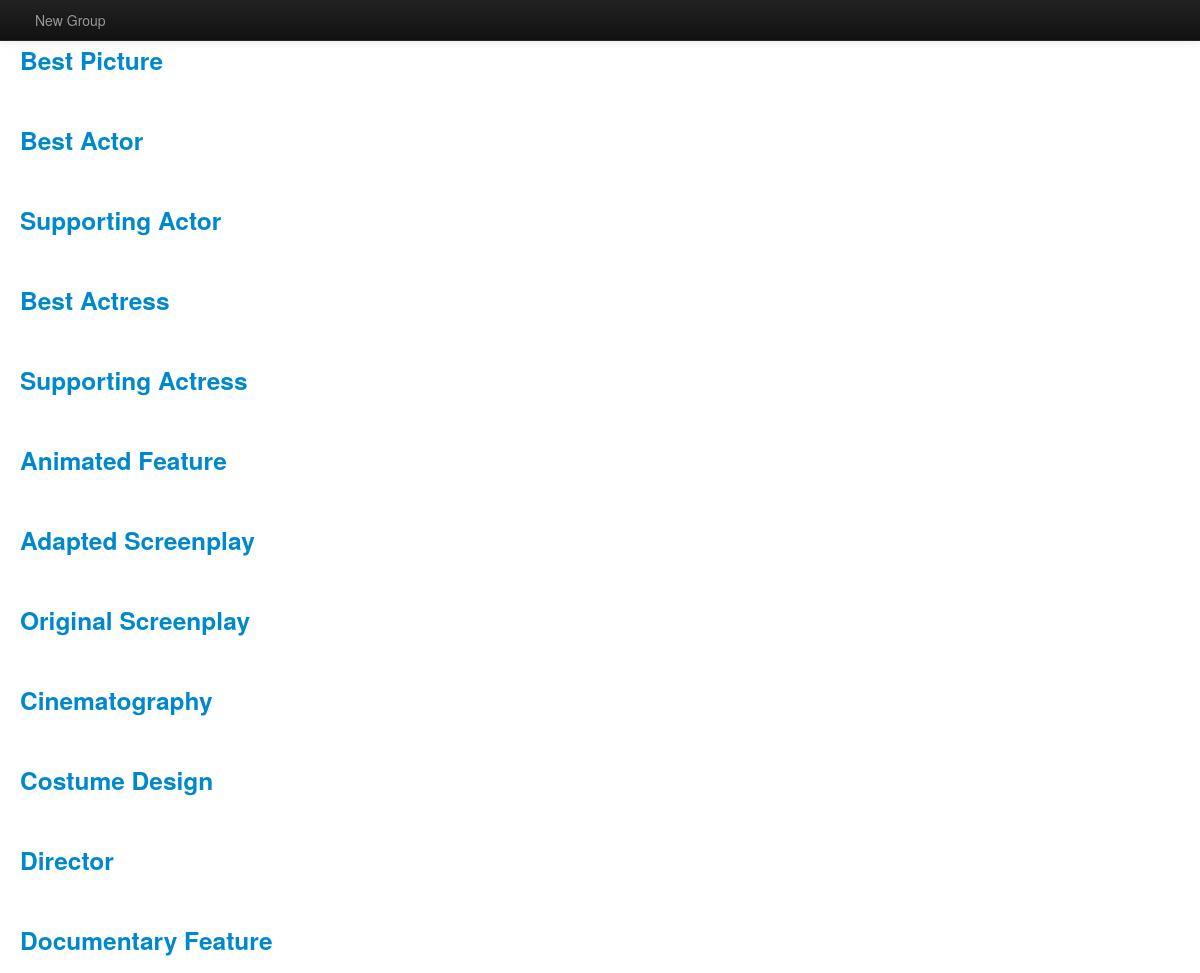
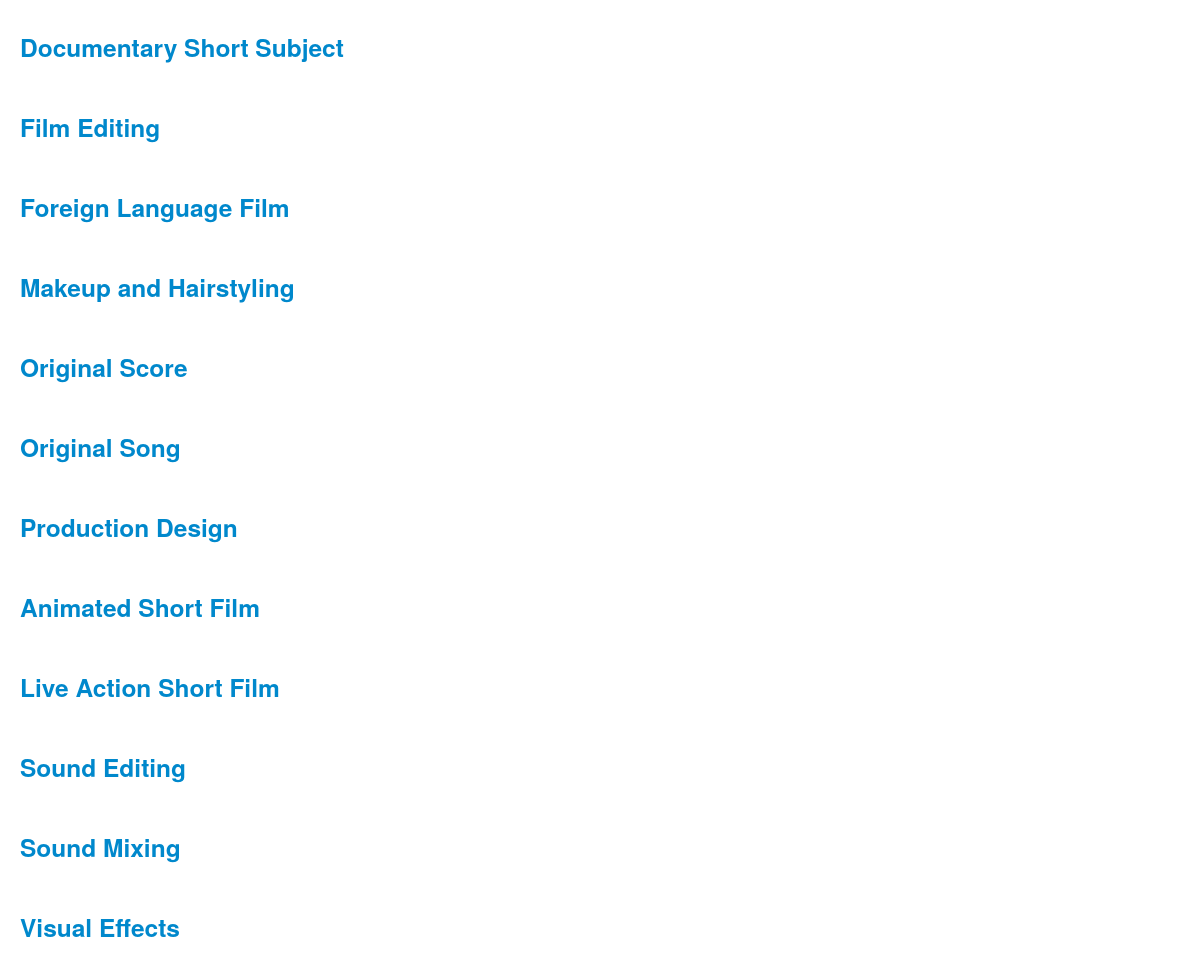
/admin, run on an earlier commit of the app's database (2 pictures, top to bottom).
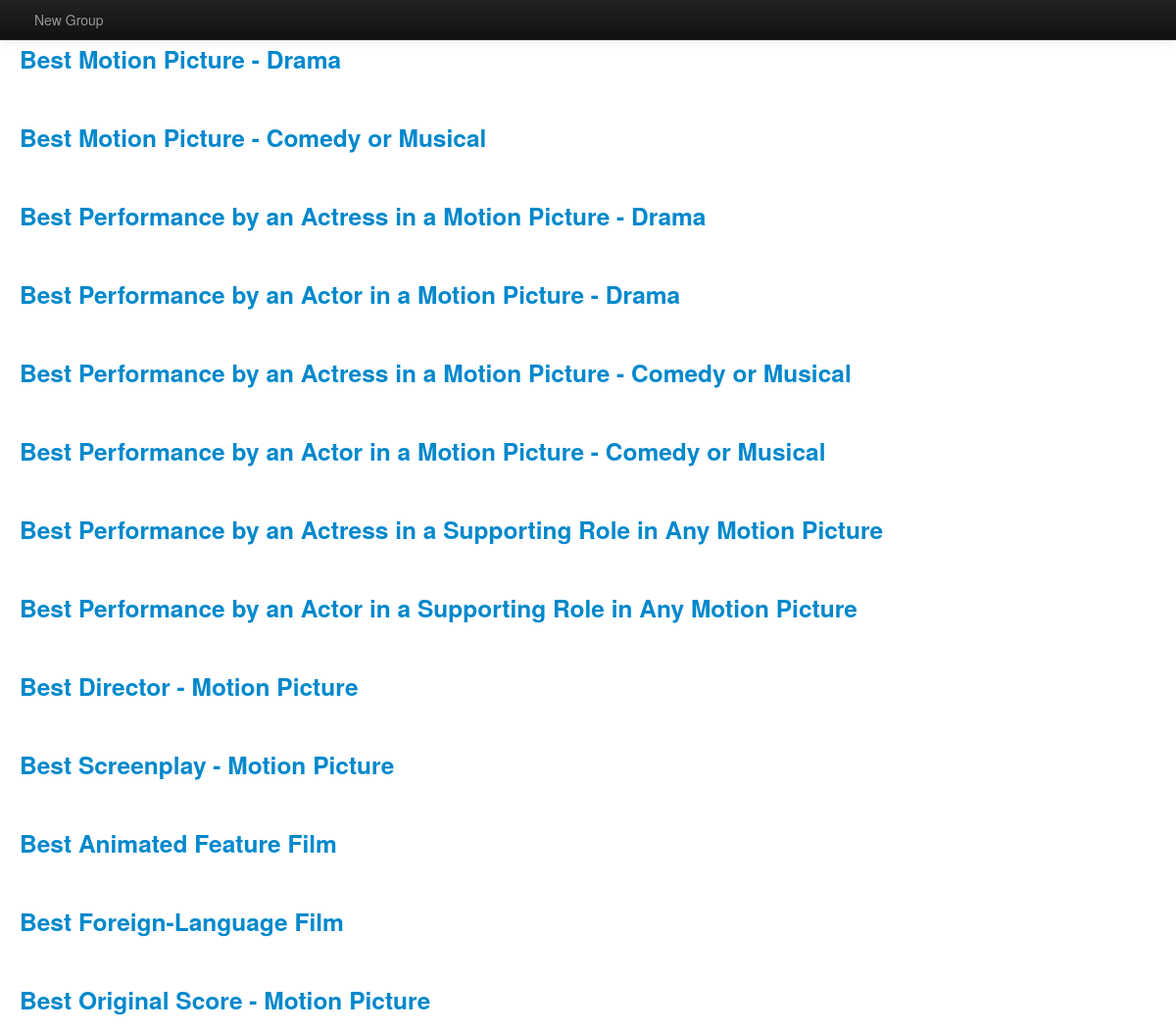
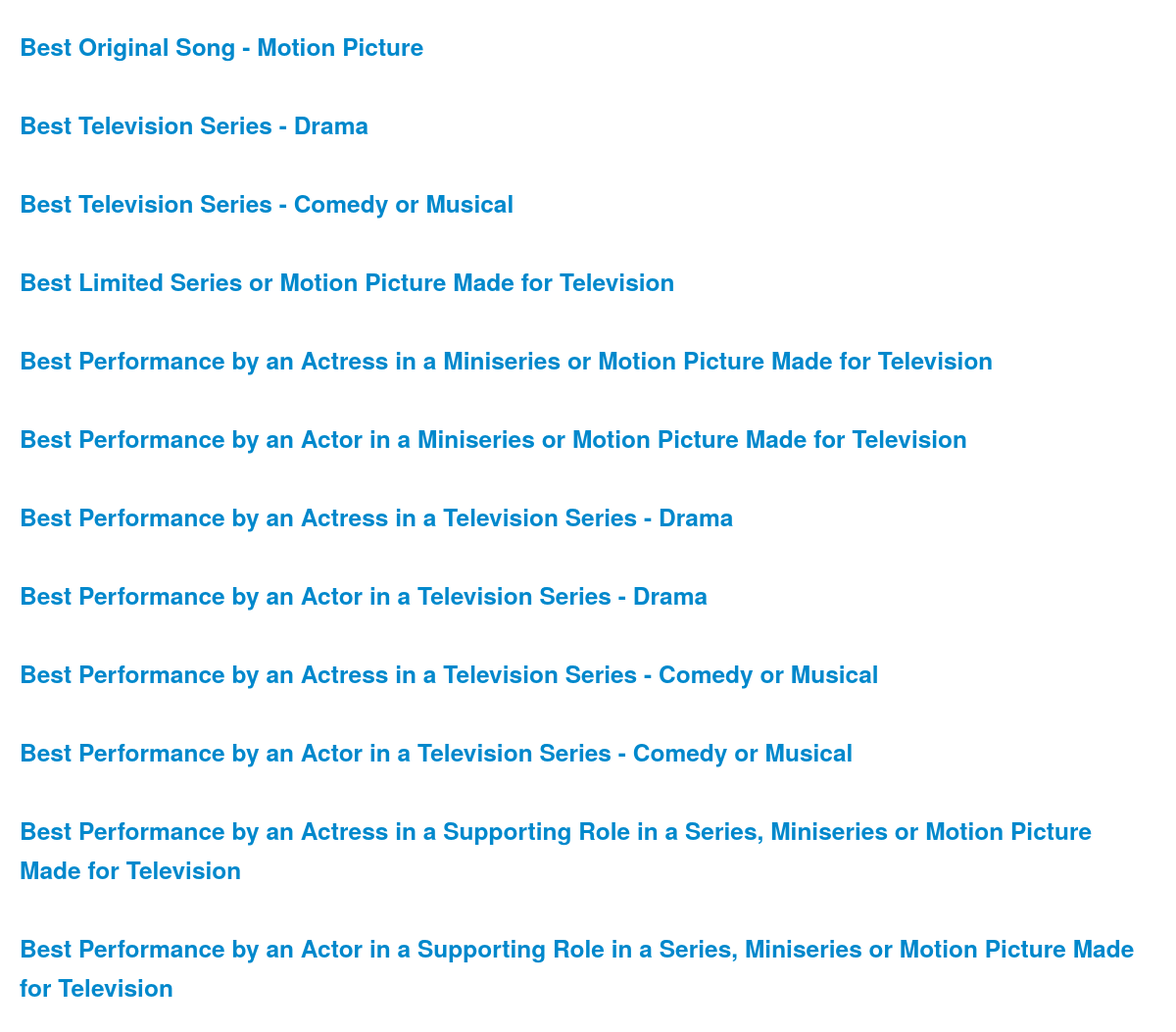
And on a later commit of the database (2 pictures, top to bottom).
### src/models.py (models this page shows, shortened)
class Category(db.Model):
    id = db.Column(db.Integer, primary_key=True)
    name = db.Column(db.String(128))
    winner = db.Column(db.Integer)
    point_value = db.Column(db.Integer)

### src/watchparty.py (the view)
@app.route('/admin', methods=["GET"])
def admin_get():
    return adminController.list()

### src/controllers/admin_controller.py (called while the page is built)
    def list(self):
        categories = self.db.session.query(Category).order_by(Category.id).all()
        return render_template("adminlist.html", categories=categories)

### src/templates/adminlist.html (shortened to what this page needs)
<!DOCTYPE html>
<html>
<head>
    <link href="/static/css/bootstrap.css" rel="stylesheet">
</head>
<body>
<div class="navbar navbar-fixed-top navbar-inverse">
    <div class="navbar-inner">
        <div class="container-fluid">
            <div class="nav-collapse">
                <ul class="nav">
                    <li><a href="/">New Group</a></li>
                </ul>
            </div>
        </div>
    </div>
</div>
<div class="container-fluid">
    <h2></h2><br>
    {% for category in categories %}
        <a href="/admin/{{category.id}}"><h3>{{ category.name }}</h3></a>
        <br>
    {% endfor %}
</div>
</body>
</html>

What changed in the data, as far as the page shows it:
changed Category: name "Best Picture" → "Best Motion Picture - Drama"
changed Category: name "Best Actor" → "Best Motion Picture - Comedy or Musical"
changed Category: name "Supporting Actor" → "Best Performance by an Actress in a Motion Picture - Drama"
changed Category: name "Best Actress" → "Best Performance by an Actor in a Motion Picture - Drama"
changed Category: name "Supporting Actress" → "Best Performance by an Actress in a Motion Picture - Comedy or Musical"
changed Category: name "Animated Feature" → "Best Performance by an Actor in a Motion Picture - Comedy or Musical"
changed Category: name "Adapted Screenplay" → "Best Performance by an Actress in a Supporting Role in Any Motion Picture"
changed Category: name "Original Screenplay" → "Best Performance by an Actor in a Supporting Role in Any Motion Picture"
changed Category: name "Cinematography" → "Best Director - Motion Picture"
changed Category: name "Costume Design" → "Best Screenplay - Motion Picture"
changed Category: name "Director" → "Best Animated Feature Film"
changed Category: name "Documentary Feature" → "Best Foreign-Language Film"
changed Category: name "Documentary Short Subject" → "Best Original Score - Motion Picture"
changed Category: name "Film Editing" → "Best Original Song - Motion Picture"
changed Category: name "Foreign Language Film" → "Best Television Series - Drama"
changed Category: name "Makeup and Hairstyling" → "Best Television Series - Comedy or Musical"
changed Category: name "Original Score" → "Best Limited Series or Motion Picture Made for Television"
changed Category: name "Original Song" → "Best Performance by an Actress in a Miniseries or Motion Picture Made for Television"
changed Category: name "Production Design" → "Best Performance by an Actor in a Miniseries or Motion Picture Made for Television"
changed Category: name "Animated Short Film" → "Best Performance by an Actress in a Television Series - Drama"
changed Category: name "Live Action Short Film" → "Best Performance by an Actor in a Television Series - Drama"
changed Category: name "Sound Editing" → "Best Performance by an Actress in a Television Series - Comedy or Musical"
changed Category: name "Sound Mixing" → "Best Performance by an Actor in a Television Series - Comedy or Musical"
changed Category: name "Visual Effects" → "Best Performance by an Actress in a Supporting Role in a Series, Miniseries or Motion Picture Made for Television"
added Category: name "Best Performance by an Actor in a Supporting Role in a Series, Miniseries or Motion Picture Made for Television"
